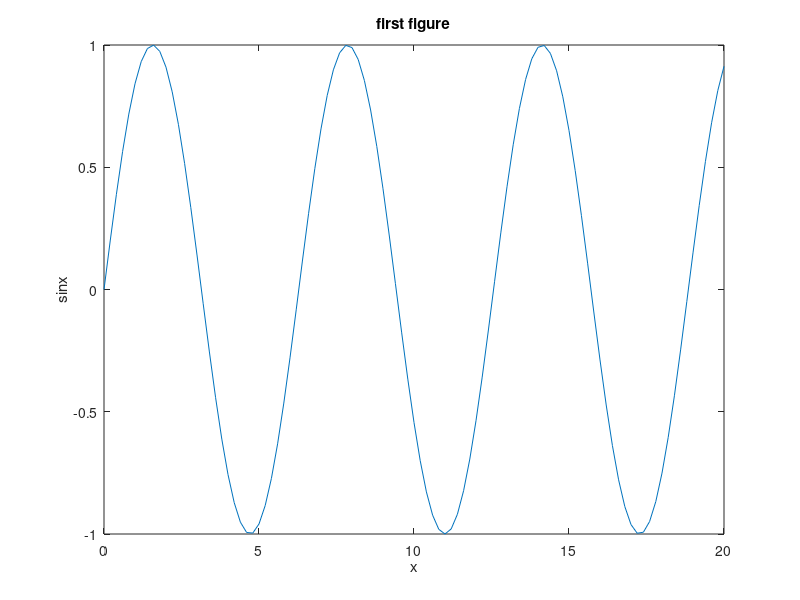
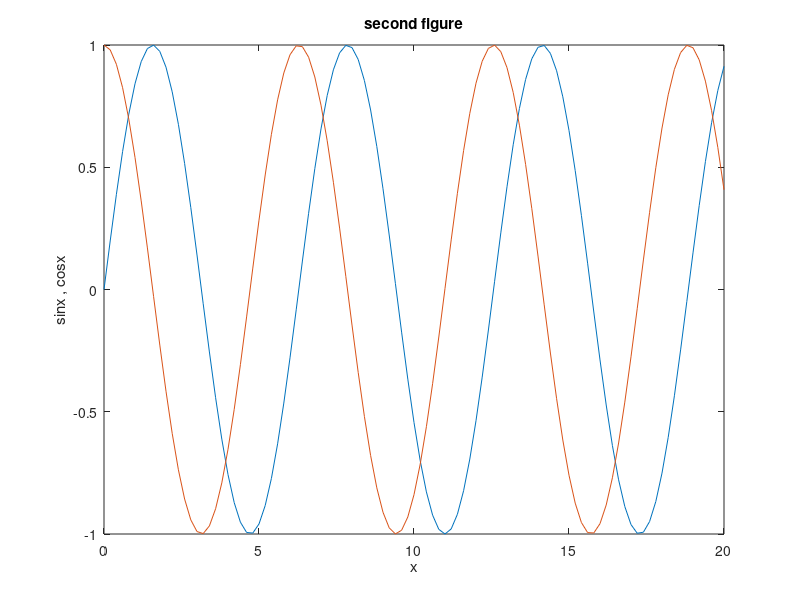
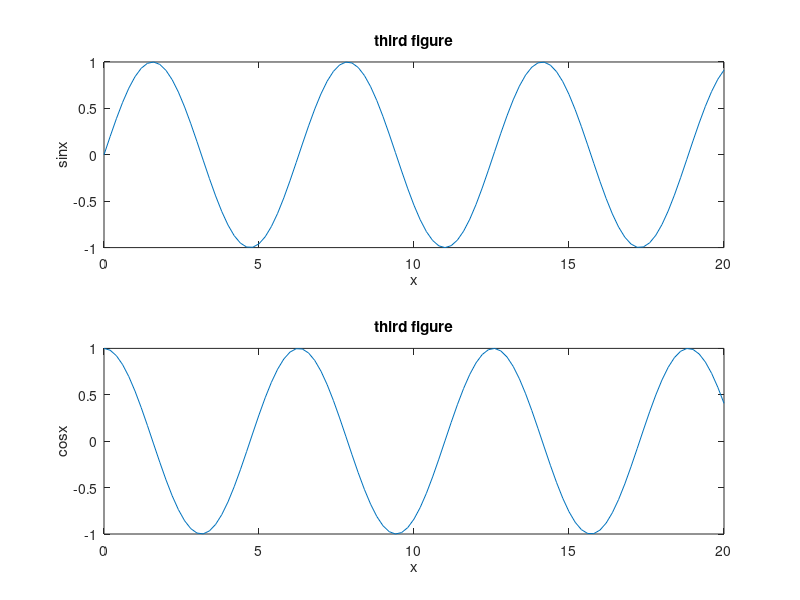
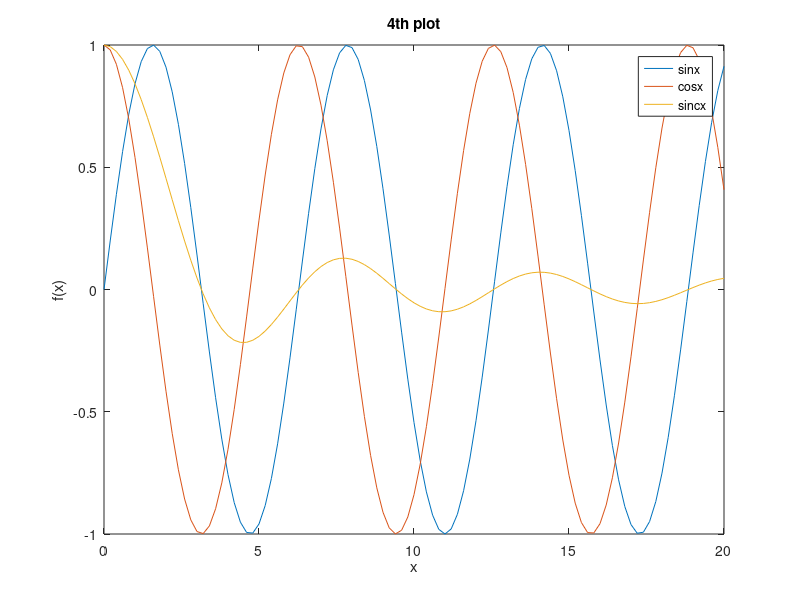

MATLAB code to generate these figures, in order: (Note: this script raises an error after producing the figures.)
clc
clear 

% 1 : x is an array from 0 to 2 with an increment of 0.5 , show  y=sinx
x = 0 : 0.2 : 20;
y = sin(x);
figure;
plot(x,y);
xlabel('x');
ylabel('sinx');
title('first figure');

% 2 : add z = cos(x) to the first plot
z = cos(x);  
figure;
plot(x,y);
hold on;
xlabel('x');
ylabel('sinx , cosx');
title('second figure');
plot(x,z);
hold off;

% 3 : put these two plots next to eachother vertically.
figure;
subplot(2,1,1);
plot(x,y);
xlabel('x');
ylabel('sinx');
title('third figure');
subplot(2,1,2);
plot(x,z);
xlabel('x');
ylabel('cosx');
title('third figure');

% 4 : add sinc(x) to the second plot.
m=sin(x+eps)./(x+eps);
figure;
plot(x,y,x,z,x,m);
xlabel('x');
ylabel('f(x)');
title('4th plot');
legend('sinx', 'cosx' , 'sincx');

% 5 : put all plots together horizontally.
figure;
subplot(1,3,1);
plot(x,y);
xlabel('x');
ylabel('sinx');
title('5.1th plot');

subplot(1,3,2);
plot(x,z);
xlabel('x');
ylabel('cosx');
title('5.2th plot');

subplot(1,3,3);
plot(x,m);
xlabel('x');
ylabel('sincx');
title('5.3th plot');

% 6 : change style of the 4th plot.
figure;
plot(x,y,'r -- .',x,z,'b -. *',x,m,'k : .')
xlabel('x');
ylabel('f(x)');
title('6th figure');
length('sinx' , 'cosx', 'sincx' );

% 7 : put sin , cos in on plot and then put it next to sinc vertically.
figure;
subplot(2,1,1);
plot(x,y,x,z);
xlabel('x');
ylabel('sinx , cosx');
title('7.1th figure');
subplot(2,1,2);
plot(x,m);
xlabel('x');
ylabel('sincx');
title('7.2th figure');

% 8 : add cotx as well. but make x domain smaller.
b = cot(x);
figure;
plot(x,y,x,z,x,m,x,b);
xlabel('x');
ylabel('f(x)');
title('8th figure');

% 9 : show all plots next to eachother horizontally.
figure;
subplot(1,4,1);
plot(x,y);
xlabel('x');
ylabel('sinx');
title('9.1th plot');

subplot(1,4,2);
plot(x,y);
xlabel('x');
ylabel('cosx');
title('9.2th plot');

subplot(1,4,3);
plot(x,m);
xlabel('x');
ylabel('sincx');
title('9.3th plot');

subplot(1,4,4);
plot(x,b);
xlabel('x');
ylabel('tanx');
title('9.4th plot');

% 10 : show all plots next to each other vertically.

figure;
subplot(4,1,1);
plot(x,y);
xlabel('x');
ylabel('sinx');
title('10.1th plot');

subplot(4,1,2);
plot(x,y);
xlabel('x');
ylabel('cosx');
title('10.2th plot');

subplot(4,1,3);
plot(x,m);
xlabel('x');
ylabel('sincx');
title('10.3th plot');

subplot(4,1,4);
plot(x,b);
xlabel('x');
ylabel('tanx');
title('10.4th plot');

% 11 : show all plots in 2x2 matrix.

figure;
subplot(2,2,1);
plot(x,y);
xlabel('x');
ylabel('sinx');
title('11.1th plot');

subplot(2,2,2);
plot(x,y);
xlabel('x');
ylabel('cosx');
title('11.2th plot');

subplot(2,2,3);
plot(x,m);
xlabel('x');
ylabel('sincx');
title('11.3th plot');

subplot(2,2,4);
plot(x,b);
xlabel('x');
ylabel('tanx');
title('11.4th plot');